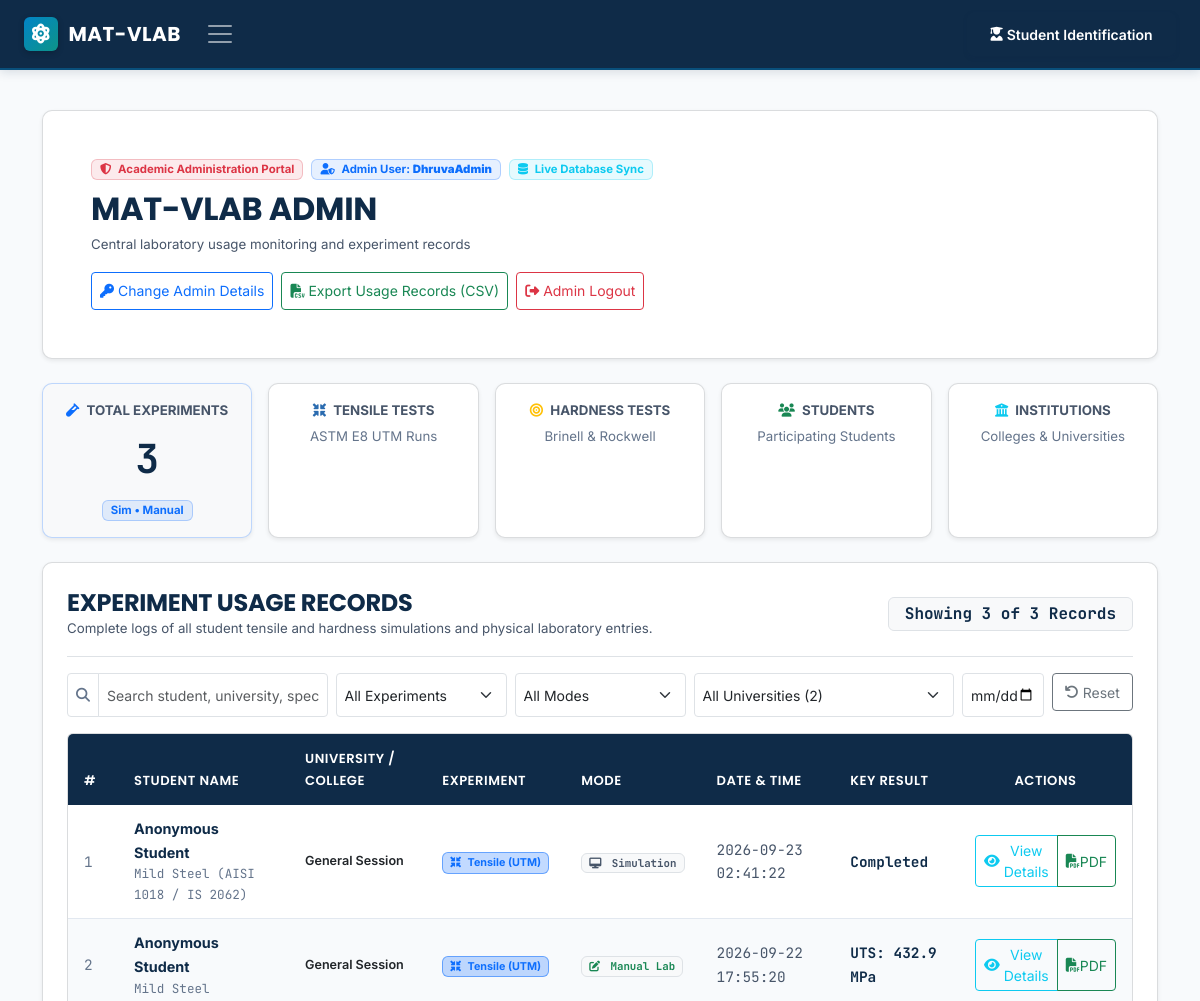
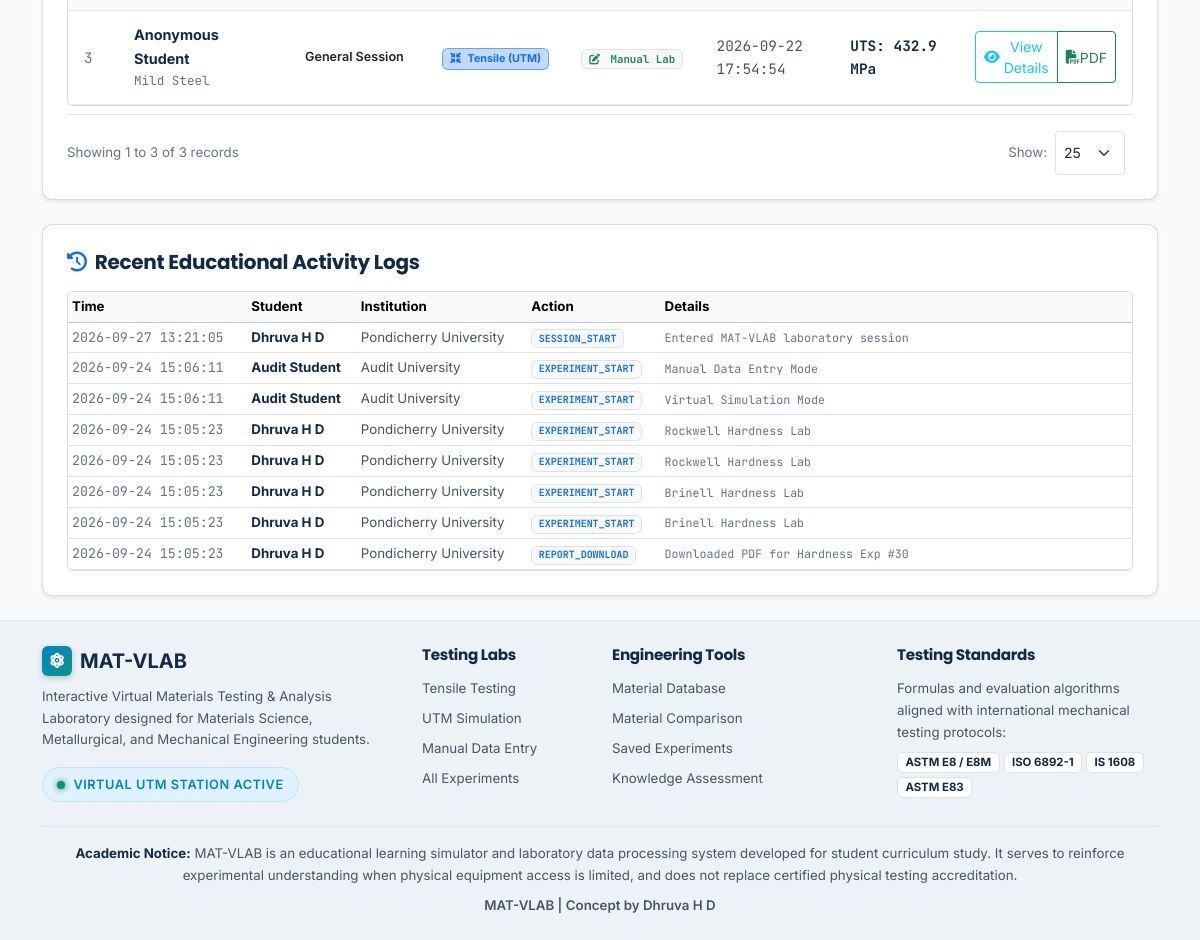
/admin/records (signed in), run on the app's committed database (2 pictures, top to bottom).
### tables this page shows
CREATE TABLE admin_credentials (
    id INTEGER PRIMARY KEY AUTOINCREMENT,
    username TEXT NOT NULL,
    password_hash TEXT NOT NULL,
    updated_at TIMESTAMP DEFAULT CURRENT_TIMESTAMP
);

CREATE TABLE experiments (
        id INTEGER PRIMARY KEY AUTOINCREMENT,
        title TEXT NOT NULL,
        experiment_type TEXT NOT NULL,
        mode TEXT NOT NULL, -- 'VIRTUAL_SIMULATION' or 'MANUAL_ENTRY'
        material_name TEXT NOT NULL,
        original_diameter REAL NOT NULL,
        original_gauge_length REAL NOT NULL,
        final_gauge_length REAL,
        final_diameter REAL,
        notes TEXT,
        created_at TIMESTAMP DEFAULT CURRENT_TIMESTAMP
    , student_id TEXT, student_name TEXT, university TEXT, session_id TEXT);

CREATE TABLE experiment_results (
        id INTEGER PRIMARY KEY AUTOINCREMENT,
        experiment_id INTEGER UNIQUE NOT NULL,
        cross_sectional_area REAL NOT NULL,
        youngs_modulus_gpa REAL,
        yield_strength_mpa REAL,
        uts_mpa REAL,
        max_load_n REAL,
        elongation_pct REAL,
        reduction_area_pct REAL,
        modulus_of_resilience_mj_m3 REAL,
        toughness_mj_m3 REAL,
        conclusion TEXT,
        FOREIGN KEY (experiment_id) REFERENCES experiments (id) ON DELETE CASCADE
    );

CREATE TABLE activity_logs (
        id INTEGER PRIMARY KEY AUTOINCREMENT,
        student_id TEXT,
        activity_type TEXT NOT NULL, -- 'EXPERIMENT_START', 'EXPERIMENT_SAVE', 'QUIZ_ATTEMPT', 'REPORT_DOWNLOAD'
        details TEXT,
        created_at TIMESTAMP DEFAULT CURRENT_TIMESTAMP
    , student_name TEXT, university TEXT, session_id TEXT);

### app.py (the view)
@app.route('/portal-admin')
@app.route('/portal-admin/records')
@app.route('/admin')
@app.route('/admin/records')
@admin_required
def admin_dashboard():
    search_q = request.args.get('q', '').strip()
    selected_uni = request.args.get('university', '').strip()
    selected_type = request.args.get('type', '').strip()
    selected_mode = request.args.get('mode', '').strip()
    selected_date = request.args.get('date', '').strip()
    data = get_admin_dashboard_data(
        search_query=search_q if search_q else None,
        university=selected_uni if selected_uni and selected_uni != 'ALL' else None,
        exp_type=selected_type if selected_type and selected_type != 'ALL' else None,
        mode=selected_mode if selected_mode and selected_mode != 'ALL' else None,
        date_query=selected_date if selected_date else None
    )
    admin_creds = get_admin_credentials()
    return render_template(
        'admin.html',
        active_page='admin',
        stats=data,
        records=data['records'],
        total_records=data['total_records_count'],
        search_q=search_q,
        selected_uni=selected_uni,
        selected_type=selected_type,
        selected_mode=selected_mode,
        selected_date=selected_date,
        admin_creds=admin_creds
    )

### templates/admin.html (shortened to what this page needs)
{% extends "base.html" %}
{% block content %}
<div class="container py-4">
  <div class="lab-card p-4 p-md-5 mb-4 border border-secondary border-opacity-25 shadow-sm">
    <div class="d-flex justify-content-between align-items-center flex-wrap gap-3">
      <div>
        <div class="d-flex align-items-center gap-2 mb-2 flex-wrap">
          <span class="badge bg-danger bg-opacity-10 text-danger border border-danger border-opacity-25 px-2 py-1 fw-bold">
            <i class="fas fa-shield-alt me-1"></i> Academic Administration Portal
          </span>
          <span class="badge bg-primary bg-opacity-10 text-primary border border-primary border-opacity-25 px-2 py-1">
            <i class="fas fa-user-shield me-1"></i> Admin User: <strong>{{ session.get('admin_username') or (admin_creds.username if admin_creds else 'admin') }}</strong>
          </span>
          <span class="badge bg-info bg-opacity-10 text-info border border-info border-opacity-25 px-2 py-1">
            <i class="fas fa-database me-1"></i> Live Database Sync
          </span>
        </div>
        <h1 class="fw-bold text-navy fs-2 mb-1">MAT-VLAB ADMIN</h1>
        <p class="text-secondary small mb-0">
          Central laboratory usage monitoring and experiment records
        </p>
      </div>
      <div class="d-flex flex-wrap gap-2">
        <button type="button" class="btn btn-sm btn-outline-primary" data-bs-toggle="modal" data-bs-target="#adminCredentialsModal">
          <i class="fas fa-key me-1"></i> Change Admin Details
        </button>
        <a href="{{ url_for('admin_export_csv') }}" class="btn btn-sm btn-outline-success">
          <i class="fas fa-file-csv me-1"></i> Export Usage Records (CSV)
        </a>
        <a href="{{ url_for('admin_logout') }}" class="btn btn-sm btn-outline-danger">
          <i class="fas fa-sign-out-alt me-1"></i> Admin Logout
        </a>
      </div>
    </div>
  </div>
  <div class="row g-3 mb-4">
    <div class="col-sm-6 col-lg">
      <div class="lab-card p-3 border border-primary border-opacity-25 shadow-sm text-center bg-light h-100">
        <div class="text-secondary small fw-bold text-uppercase mb-1 tracking-wider">
          <i class="fas fa-vial me-1 text-primary"></i> Total Experiments
        </div>
        <div class="fs-1 fw-bold text-navy font-mono mb-1">
          {{ stats.total_experiments }}
        </div>
        <div class="badge bg-primary bg-opacity-10 text-primary border border-primary border-opacity-25 px-2 py-1 small">
          {{ stats.total_sim }} Sim • {{ stats.total_manual }} Manual
        </div>
      </div>
    </div>
    <div class="col-sm-6 col-lg">
      <div class="lab-card p-3 border border-secondary border-opacity-25 shadow-sm text-center h-100">
        <div class="text-secondary small fw-bold text-uppercase mb-1 tracking-wider">
          <i class="fas fa-compress-arrows-alt me-1 text-steel"></i> Tensile Tests
        </div>
        <div class="small text-muted">ASTM E8 UTM Runs</div>
      </div>
    </div>
    <div class="col-sm-6 col-lg">
      <div class="lab-card p-3 border border-secondary border-opacity-25 shadow-sm text-center h-100">
        <div class="text-secondary small fw-bold text-uppercase mb-1 tracking-wider">
          <i class="fas fa-bullseye me-1 text-warning"></i> Hardness Tests
        </div>
        <div class="small text-muted">Brinell &amp; Rockwell</div>
      </div>
    </div>
    <div class="col-sm-6 col-lg">
      <div class="lab-card p-3 border border-secondary border-opacity-25 shadow-sm text-center h-100">
        <div class="text-secondary small fw-bold text-uppercase mb-1 tracking-wider">
          <i class="fas fa-users me-1 text-success"></i> Students
        </div>
        <div class="small text-muted">Participating Students</div>
      </div>
    </div>
    <div class="col-sm-6 col-lg">
      <div class="lab-card p-3 border border-secondary border-opacity-25 shadow-sm text-center h-100">
        <div class="text-secondary small fw-bold text-uppercase mb-1 tracking-wider">
          <i class="fas fa-university me-1 text-info"></i> Institutions
        </div>
        <div class="small text-muted">Colleges &amp; Universities</div>
      </div>
    </div>
  </div>
  <div class="lab-card p-4 border border-secondary border-opacity-25 shadow-sm mb-4">
    <div class="d-flex justify-content-between align-items-center flex-wrap gap-3 pb-3 mb-3 border-bottom">
      <div>
        <h3 class="fw-bold text-navy fs-4 mb-0">EXPERIMENT USAGE RECORDS</h3>
        <p class="text-secondary small mb-0">
          Complete logs of all student tensile and hardness simulations and physical laboratory entries.
        </p>
      </div>
      <div>
        <span class="badge bg-light text-navy border px-3 py-2 fs-6 font-mono" id="showingCountBadge">
        </span>
      </div>
    </div>
    <div class="row g-2 mb-3">
      <div class="col-md-3">
        <div class="input-group input-group-sm">
          <span class="input-group-text bg-white text-muted">
            <i class="fas fa-search"></i>
          </span>
          <input
            type="text"
            class="form-control"
            id="recordSearchInput"
            placeholder="Search student, university, specimen..."
            value="{{ search_q }}"
          >
        </div>
      </div>
      <div class="col-md-2">
        <select class="form-select form-select-sm" id="typeFilter">
          <option value="">All Experiments</option>
        </select>
      </div>
      <div class="col-md-2">
        <select class="form-select form-select-sm" id="modeFilter">
          <option value="">All Modes</option>
        </select>
      </div>
      <div class="col-md-3">
        <select class="form-select form-select-sm" id="universityFilter">
          <option value="">All Universities ({{ stats.universities|length }})</option>
        </select>
      </div>
      <div class="col-md-1">
        <input type="date" class="form-control form-control-sm" id="dateFilter" value="{{ selected_date }}" title="Filter by date">
      </div>
      <div class="col-md-1">
        <button class="btn btn-sm btn-outline-secondary w-100" id="resetFiltersBtn" title="Reset all filters">
          <i class="fas fa-undo me-1"></i> Reset
        </button>
      </div>
    </div>
    <div class="table-responsive rounded border border-secondary border-opacity-25">
      <table class="table table-lab table-hover align-middle mb-0" id="usageRecordsTable">
        <thead>
          <tr>
            <th style="width: 50px;">#</th>
            <th>Student Name</th>
            <th>University / College</th>
            <th>Experiment</th>
            <th>Mode</th>
            <th>Date &amp; Time</th>
            <th>Key Result</th>
            <th class="text-center" style="width: 170px;">Actions</th>
          </tr>
        </thead>
        <tbody id="recordsTableBody">
          {% for r in records %}
          <tr class="record-row"
              data-student="{{ r.student_name|lower }}"
              data-uni="{{ r.university|lower }}"
              data-type="{% if 'tensile' in r.exp_type|lower %}tensile{% elif 'brinell' in r.exp_type|lower %}brinell{% elif 'rockwell' in r.exp_type|lower %}rockwell{% else %}other{% endif %}"
              data-mode="{% if 'simulation' in r.mode|lower %}simulation{% else %}manual{% endif %}"
              data-date="{{ r.created_at[:10] if r.created_at else '' }}"
              data-material="{{ r.material_name|lower if r.material_name else '' }}">
            <td class="font-mono text-muted small">{{ loop.index }}</td>
            <td>
              <div class="fw-bold text-navy">{{ r.student_name }}</div>
              <div class="small text-muted font-mono">{{ r.material_name }}</div>
            </td>
            <td>
              <div class="text-dark small fw-semibold">{{ r.university }}</div>
            </td>
            <td>
              {% if 'tensile' in r.exp_type|lower %}
              <span class="badge bg-primary bg-opacity-25 text-primary border border-primary border-opacity-50">
                <i class="fas fa-compress-arrows-alt me-1"></i> Tensile (UTM)
              </span>
              {% elif 'brinell' in r.exp_type|lower %}
              <span class="badge bg-warning bg-opacity-25 text-warning border border-warning border-opacity-50">
                <i class="fas fa-circle me-1"></i> Brinell
              </span>
              {% else %}
              <span class="badge bg-danger bg-opacity-25 text-danger border border-danger border-opacity-50">
                <i class="fas fa-gem me-1"></i> Rockwell
              </span>
              {% endif %}
            </td>
            <td>
              {% if 'simulation' in r.mode|lower %}
              <span class="badge bg-light text-secondary border font-mono small">
                <i class="fas fa-desktop me-1"></i> Simulation
              </span>
              {% else %}
              <span class="badge bg-light text-success border font-mono small">
                <i class="fas fa-edit me-1"></i> Manual Lab
              </span>
              {% endif %}
            </td>
            <td class="text-secondary small font-mono">
              {{ r.created_at }}
            </td>
            <td>
              <span class="fw-bold font-mono text-navy">{{ r.key_result }}</span>
            </td>
            <td class="text-center">
              <div class="btn-group btn-group-sm">
                <button type="button" class="btn btn-outline-info" title="View Detailed Record" onclick="viewRecordDetails('{{ r.table }}', {{ r.id }})">
                  <i class="fas fa-eye me-1"></i> View Details
                </button>
                <a href="{{ r.report_url }}" target="_blank" class="btn btn-outline-success" title="Download Official PDF Report">
                  <i class="fas fa-file-pdf"></i> PDF
                </a>
              </div>
            </td>
          </tr>
          {% endfor %}
        </tbody>
      </table>
    </div>
    <div class="d-flex justify-content-between align-items-center flex-wrap gap-2 pt-3 mt-2 border-top">
      <div class="small text-muted" id="paginationSummary">
      </div>
      <div class="d-flex align-items-center gap-2">
        <label for="perPageSelect" class="small text-muted mb-0">Show:</label>
        <select class="form-select form-select-sm" id="perPageSelect" style="width: auto;">
          <option value="25" selected>25</option>
        </select>
      </div>
    </div>
  </div>
  <div class="row g-3">
    <div class="col-12">
      <div class="lab-card p-4 border border-secondary border-opacity-25 shadow-sm">
        <h5 class="fw-bold text-navy mb-3">
          <i class="fas fa-history me-2 text-primary"></i>Recent Educational Activity Logs
        </h5>
        <div class="table-responsive rounded border border-secondary border-opacity-25" style="max-height: 280px; overflow-y: auto;">
          <table class="table table-sm table-hover align-middle mb-0 small">
            <thead class="table-light">
              <tr>
                <th>Time</th>
                <th>Student</th>
                <th>Institution</th>
                <th>Action</th>
                <th>Details</th>
              </tr>
            </thead>
            <tbody>
              {% for act in stats.recent_activity_logs %}
              <tr>
                <td class="text-muted font-mono" style="white-space: nowrap;">{{ act.created_at[:19] if act.created_at else '—' }}</td>
                <td class="fw-bold text-navy">{{ act.name }}</td>
                <td class="text-secondary">{{ act.university }}</td>
                <td>
                  <span class="badge bg-light text-primary border font-mono">{{ act.activity_type }}</span>
                </td>
                <td class="text-muted font-mono small">{{ act.details }}</td>
              </tr>
              {% else %}
              <tr><td colspan="5" class="text-center text-muted py-3">No activity recorded yet</td></tr>
              {% endfor %}
            </tbody>
          </table>
        </div>
      </div>
    </div>
  </div>
</div>
{% endblock %}

### data on the page
admin_credentials: get "DhruvaAdmin"
experiments: student_name "Anonymous Student", material_name "Mild Steel (AISI 1018 / IS 2062)", university "General Session", shows "Simulation", created_at "2026-09-23 02:41:22", key_result "Completed"
experiment_results: student_name "Anonymous Student", material_name "Mild Steel", university "General Session", shows "Manual Lab", created_at "2026-09-22 17:55:20", key_result "UTS: 432.9 MPa"
experiment_results: student_name "Anonymous Student", material_name "Mild Steel", university "General Session", shows "Manual Lab", created_at "2026-09-22 17:54:54", key_result "UTS: 432.9 MPa"
activity_logs: created_at "2026-09-27 13:21:05", name "Dhruva H D", university "Pondicherry University", activity_type "SESSION_START", details "Entered MAT-VLAB laboratory session"
activity_logs: created_at "2026-09-24 15:06:11", name "Audit Student", university "Audit University", activity_type "EXPERIMENT_START", details "Manual Data Entry Mode"
activity_logs: created_at "2026-09-24 15:06:11", name "Audit Student", university "Audit University", activity_type "EXPERIMENT_START", details "Virtual Simulation Mode"
activity_logs: created_at "2026-09-24 15:05:23", name "Dhruva H D", university "Pondicherry University", activity_type "EXPERIMENT_START", details "Rockwell Hardness Lab"
activity_logs: created_at "2026-09-24 15:05:23", name "Dhruva H D", university "Pondicherry University", activity_type "EXPERIMENT_START", details "Rockwell Hardness Lab"
activity_logs: created_at "2026-09-24 15:05:23", name "Dhruva H D", university "Pondicherry University", activity_type "EXPERIMENT_START", details "Brinell Hardness Lab"
activity_logs: created_at "2026-09-24 15:05:23", name "Dhruva H D", university "Pondicherry University", activity_type "EXPERIMENT_START", details "Brinell Hardness Lab"
activity_logs: created_at "2026-09-24 15:05:23", name "Dhruva H D", university "Pondicherry University", activity_type "REPORT_DOWNLOAD", details "Downloaded PDF for Hardness Exp #30"

### other printed values
{{ stats.total_experiments }} "3"
